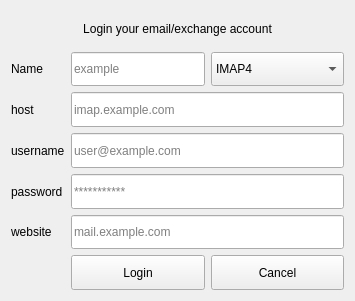
<?xml version="1.0" encoding="UTF-8"?>
<ui version="4.0">
 <class>LoginPage</class>
 <widget class="QWidget" name="LoginPage">
  <property name="geometry">
   <rect>
    <x>0</x>
    <y>0</y>
    <width>355</width>
    <height>301</height>
   </rect>
  </property>
  <property name="windowTitle">
   <string>Form</string>
  </property>
  <layout class="QGridLayout" name="gridLayout_2">
   <item row="0" column="0">
    <layout class="QGridLayout" name="gridLayout" columnstretch="0,1,1">
     <item row="5" column="0">
      <widget class="QLabel" name="lgnPgUsernameLabel">
       <property name="sizePolicy">
        <sizepolicy hsizetype="Preferred" vsizetype="Preferred">
         <horstretch>0</horstretch>
         <verstretch>0</verstretch>
        </sizepolicy>
       </property>
       <property name="text">
        <string>username</string>
       </property>
      </widget>
     </item>
     <item row="7" column="0">
      <widget class="QLabel" name="lgnPgWebsiteLabel">
       <property name="sizePolicy">
        <sizepolicy hsizetype="Preferred" vsizetype="Preferred">
         <horstretch>0</horstretch>
         <verstretch>0</verstretch>
        </sizepolicy>
       </property>
       <property name="text">
        <string>website</string>
       </property>
      </widget>
     </item>
     <item row="7" column="1" colspan="2">
      <widget class="QLineEdit" name="lgnPgWebsiteInput">
       <property name="sizePolicy">
        <sizepolicy hsizetype="Expanding" vsizetype="Preferred">
         <horstretch>0</horstretch>
         <verstretch>0</verstretch>
        </sizepolicy>
       </property>
       <property name="placeholderText">
        <string>mail.example.com</string>
       </property>
      </widget>
     </item>
     <item row="3" column="0">
      <widget class="QLabel" name="lgnPgAccNameLabel">
       <property name="sizePolicy">
        <sizepolicy hsizetype="Preferred" vsizetype="Preferred">
         <horstretch>0</horstretch>
         <verstretch>0</verstretch>
        </sizepolicy>
       </property>
       <property name="whatsThis">
        <string>Account Name which is used to display</string>
       </property>
       <property name="text">
        <string>Name</string>
       </property>
      </widget>
     </item>
     <item row="6" column="1" colspan="2">
      <widget class="QLineEdit" name="lgnPgPasswordInput">
       <property name="sizePolicy">
        <sizepolicy hsizetype="Expanding" vsizetype="Preferred">
         <horstretch>0</horstretch>
         <verstretch>0</verstretch>
        </sizepolicy>
       </property>
       <property name="echoMode">
        <enum>QLineEdit::Password</enum>
       </property>
       <property name="placeholderText">
        <string>***********</string>
       </property>
      </widget>
     </item>
     <item row="4" column="0">
      <widget class="QLabel" name="lgnPgServerImap">
       <property name="text">
        <string>host</string>
       </property>
      </widget>
     </item>
     <item row="3" column="1">
      <widget class="QLineEdit" name="lgnPgCName">
       <property name="sizePolicy">
        <sizepolicy hsizetype="Expanding" vsizetype="Preferred">
         <horstretch>0</horstretch>
         <verstretch>0</verstretch>
        </sizepolicy>
       </property>
       <property name="toolTip">
        <string>Name which is used to DISPLAY.</string>
       </property>
       <property name="placeholderText">
        <string>example</string>
       </property>
      </widget>
     </item>
     <item row="4" column="1" colspan="2">
      <widget class="QLineEdit" name="lgnPgServerInput">
       <property name="sizePolicy">
        <sizepolicy hsizetype="Expanding" vsizetype="Preferred">
         <horstretch>0</horstretch>
         <verstretch>0</verstretch>
        </sizepolicy>
       </property>
       <property name="toolTip">
        <string>input the imap server domain, such as imap.163.com</string>
       </property>
       <property name="placeholderText">
        <string>imap.example.com</string>
       </property>
       <property name="cursorMoveStyle">
        <enum>Qt::VisualMoveStyle</enum>
       </property>
      </widget>
     </item>
     <item row="6" column="0">
      <widget class="QLabel" name="lgnPgPasswordLabel">
       <property name="sizePolicy">
        <sizepolicy hsizetype="Preferred" vsizetype="Preferred">
         <horstretch>0</horstretch>
         <verstretch>0</verstretch>
        </sizepolicy>
       </property>
       <property name="text">
        <string>password</string>
       </property>
      </widget>
     </item>
     <item row="5" column="1" colspan="2">
      <widget class="QLineEdit" name="lgnPgUsernameInput">
       <property name="sizePolicy">
        <sizepolicy hsizetype="Expanding" vsizetype="Preferred">
         <horstretch>0</horstretch>
         <verstretch>0</verstretch>
        </sizepolicy>
       </property>
       <property name="placeholderText">
        <string>user@example.com</string>
       </property>
       <property name="cursorMoveStyle">
        <enum>Qt::VisualMoveStyle</enum>
       </property>
      </widget>
     </item>
     <item row="3" column="2">
      <widget class="QComboBox" name="lgnPgAccSelect">
       <property name="sizePolicy">
        <sizepolicy hsizetype="Preferred" vsizetype="Preferred">
         <horstretch>0</horstretch>
         <verstretch>0</verstretch>
        </sizepolicy>
       </property>
       <item>
        <property name="text">
         <string>IMAP4</string>
        </property>
       </item>
       <item>
        <property name="text">
         <string>Exchange</string>
        </property>
       </item>
      </widget>
     </item>
     <item row="8" column="1">
      <widget class="QPushButton" name="lgnPgSubmitButton">
       <property name="sizePolicy">
        <sizepolicy hsizetype="Preferred" vsizetype="Preferred">
         <horstretch>0</horstretch>
         <verstretch>0</verstretch>
        </sizepolicy>
       </property>
       <property name="text">
        <string>Login</string>
       </property>
      </widget>
     </item>
     <item row="8" column="2">
      <widget class="QPushButton" name="lgnPgCancelButton">
       <property name="sizePolicy">
        <sizepolicy hsizetype="Preferred" vsizetype="Preferred">
         <horstretch>0</horstretch>
         <verstretch>0</verstretch>
        </sizepolicy>
       </property>
       <property name="text">
        <string>Cancel</string>
       </property>
      </widget>
     </item>
     <item row="0" column="0" colspan="3">
      <widget class="QLabel" name="lgnPgGuideLabel">
       <property name="text">
        <string>Login your email/exchange account</string>
       </property>
       <property name="alignment">
        <set>Qt::AlignCenter</set>
       </property>
      </widget>
     </item>
    </layout>
   </item>
  </layout>
 </widget>
 <resources/>
 <connections/>
</ui>
